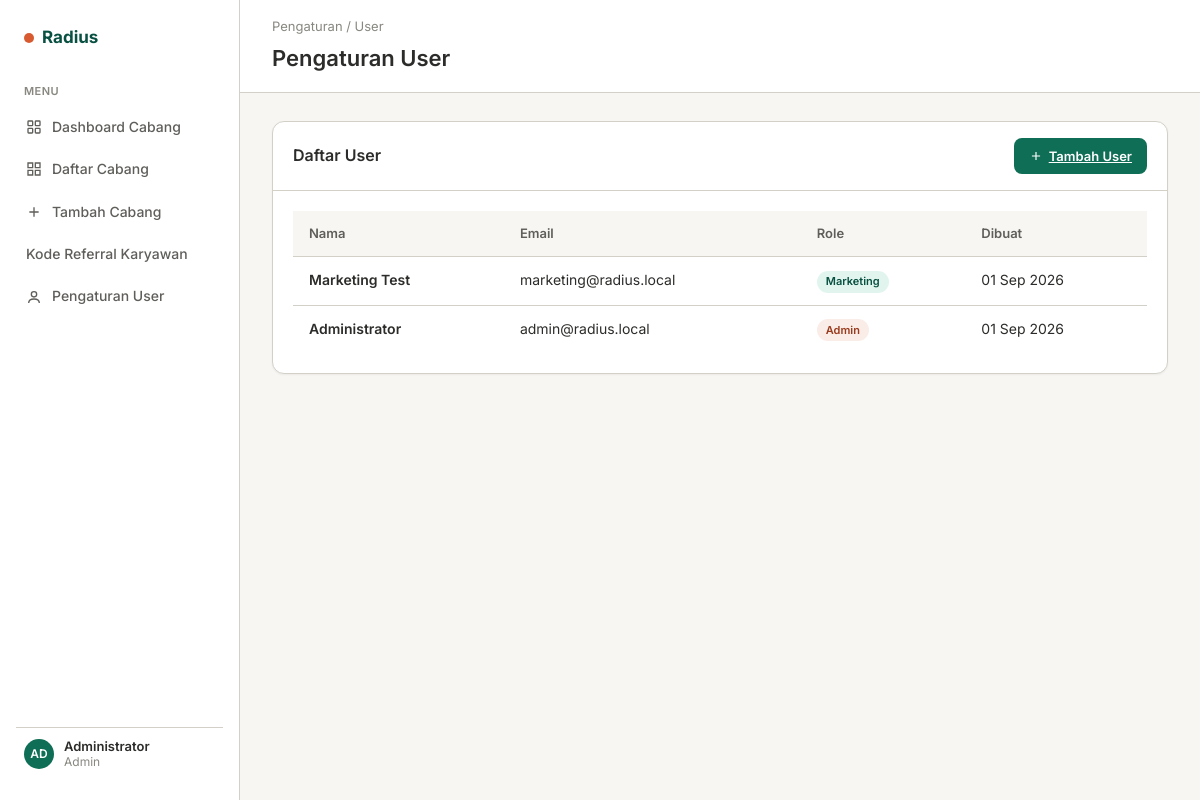
Page /admin/users (signed in) on the committed database.
### tables this page shows
CREATE TABLE IF NOT EXISTS users (
    id INT AUTO_INCREMENT PRIMARY KEY,
    name VARCHAR(100) NOT NULL,
    email VARCHAR(100) UNIQUE NOT NULL,
    password_hash VARCHAR(255) NOT NULL,
    role ENUM("admin", "marketing") NOT NULL DEFAULT "marketing",
    created_at TIMESTAMP DEFAULT CURRENT_TIMESTAMP,
    updated_at TIMESTAMP DEFAULT CURRENT_TIMESTAMP ON UPDATE CURRENT_TIMESTAMP
);

### app/Helpers/functions.php (called while the page is built, shortened)
<?php
function view(string $view, array $data = []) {
    $viewPath = __DIR__ . "/../../views/{$view}.php";
    extract($data);
    include $viewPath;
}
function currentUser() {
    return $_SESSION["user"] ?? null;
}
function isAdmin(): bool {
    $user = currentUser();
    return $user && ($user["role"] ?? "") === ROLE_ADMIN;
}

### app/Controllers/AdminController.php (called while the page is built, shortened)
<?php
class AdminController {
    private $userModel;
    public function __construct() {
        global $pdo;
        $this->userModel = new User($pdo);
    }
    public function users() {
        $users = $this->userModel->getAll();
        view("admin/users", [
            "users" => $users
        ]);
    }
}

### index.php (called while the page is built, shortened)
<?php
spl_autoload_register(function ($class) {
    if (strpos($class, "App\\") === 0) {
        $path = __DIR__ . "/app/" . str_replace("\\", "/", substr($class, 4)) . ".php";
    }
});
require_once __DIR__ . "/app/Helpers/functions.php";
$route = $_GET["route"] ?? "dashboard";
$routes = require_once __DIR__ . "/config/routes.php";
$matched = null;
$params = [];
if (!$matched && isset($routes[$route])) {
    $matched = $routes[$route];
}
if ($matched) {
    $controller = $matched["controller"];
    $action = $matched["action"];
    $controllerFile = $controller . "Controller";
    $controllerPath = __DIR__ . "/app/Controllers/{$controllerFile}.php";
    if (file_exists($controllerPath)) {
        $controllerObj = new $class();
        $controllerObj->$action(...array_values($params));
    } else {
        http_response_code(404);
        view("errors/404");
    }
} else {
    http_response_code(404);
    view("errors/404");
}

### app/Models/User.php (called while the page is built, shortened)
<?php
class User {
    private $pdo;
    public function __construct(PDO $pdo) {
        $this->pdo = $pdo;
    }
    public function getAll(): array {
        $stmt = $this->pdo->query("SELECT id, name, email, role, created_at FROM users ORDER BY created_at DESC");
        return $stmt->fetchAll();
    }
}

### views/admin/users.php (the view, shortened to what this page needs)
<div class="card">
    <div class="card-header">
        <h2 class="card-title">Daftar User</h2>
        <a href="<?php echo APP_URL; ?>/admin/user/create" class="btn btn-primary">
            <svg width="14" height="14" viewBox="0 0 24 24" fill="none" stroke="currentColor" stroke-width="2">
                <path d="M12 5v14M5 12h14"/>
            </svg>
            Tambah User
        </a>
    </div>
    <div class="card-body">
        <?php if (empty($users)): ?>
        <p class="text-muted">Belum ada user terdaftar.</p>
        <?php else: ?>
        <table class="table">
            <thead>
                <tr>
                    <th>Nama</th>
                    <th>Email</th>
                    <th>Role</th>
                    <th>Dibuat</th>
                </tr>
            </thead>
            <tbody>
                <?php foreach ($users as $user): ?>
                <tr>
                    <td class="text-strong"><?php echo htmlspecialchars($user["name"]); ?></td>
                    <td><?php echo htmlspecialchars($user["email"]); ?></td>
                    <td>
                        <span class="badge <?php echo $user["role"] === "admin" ? "badge-info" : "badge-kelurahan"; ?>">
                            <?php echo ucfirst($user["role"]); ?>
                        </span>
                    </td>
                    <td><?php echo date("d M Y", strtotime($user["created_at"])); ?></td>
                </tr>
                <?php endforeach; ?>
            </tbody>
        </table>
        <?php endif; ?>
    </div>
</div>
<?php
include __DIR__ . "/../layouts/main.php";
?>

### views/layouts/sidebar.php
<aside class="sidebar">
    <div class="sidebar-logo">
        <span class="dot"></span>Radius
    </div>
    <div class="nav-group-label">Menu</div>
    <a href="<?php echo APP_URL; ?>/dashboard" class="nav-item">
        <svg width="16" height="16" viewBox="0 0 24 24" fill="none" stroke="currentColor" stroke-width="2">
            <rect x="3" y="3" width="7" height="7" rx="1"/>
            <rect x="14" y="3" width="7" height="7" rx="1"/>
            <rect x="3" y="14" width="7" height="7" rx="1"/>
            <rect x="14" y="14" width="7" height="7" rx="1"/>
        </svg>
        Dashboard Cabang
    </a>
    <a href="<?php echo APP_URL; ?>/branch" class="nav-item">
        <svg width="16" height="16" viewBox="0 0 24 24" fill="none" stroke="currentColor" stroke-width="2">
            <path d="M3 3h7v7H3zM14 3h7v7h-7zM3 14h7v7H3zM14 14h7v7h-7z"/>
        </svg>
        Daftar Cabang
    </a>
    <a href="<?php echo APP_URL; ?>/branch/create" class="nav-item">
        <svg width="16" height="16" viewBox="0 0 24 24" fill="none" stroke="currentColor" stroke-width="2">
            <path d="M12 5v14M5 12h14"/>
        </svg>
        Tambah Cabang
    </a>
    <?php if (isAdmin()): ?>
    <a href="<?php echo APP_URL; ?>/referral" class="nav-item">Kode Referral Karyawan</a>
    <a href="<?php echo APP_URL; ?>/admin/users" class="nav-item">
        <svg width="16" height="16" viewBox="0 0 24 24" fill="none" stroke="currentColor" stroke-width="2">
            <circle cx="12" cy="8" r="4"/>
            <path d="M4 21c0-4 4-6 8-6s8 2 8 6"/>
        </svg>
        Pengaturan User
    </a>
    <?php endif; ?>
    <div class="sidebar-footer">
        <div class="avatar"><?php echo strtoupper(substr(currentUser()["name"] ?? "U", 0, 2)); ?></div>
        <div class="sidebar-footer-text">
            <div class="name"><?php echo htmlspecialchars(currentUser()["name"] ?? "User"); ?></div>
            <div class="role"><?php echo ucfirst(currentUser()["role"] ?? "guest"); ?></div>
        </div>
    </div>
</aside>

### public/css/style.css (style rules this page uses)
:root { --color-primary-50: #E1F5EE; --color-primary-100: #9FE1CB; --color-primary-400: #1D9E75; --color-primary-600: #0F6E56; --color-primary-800: #085041; --color-primary-900: #04342C; --color-accent-50: #FAECE7; --color-accent-400: #D85A30; --color-accent-600: #993C1D; --color-success: #3B6D11; --color-warning: #854F0B; --color-info: #185FA5; --color-danger: #A32D2D; --color-surface-0: #FFFFFF; --color-surface-1: #F7F6F3; --color-surface-2: #FFFFFF; --color-border: #D3D1C7; --color-border-strong: #B4B2A9; --color-text-primary: #2C2C2A; --color-text-secondary: #5F5E5A; --color-text-muted: #888780; --font-sans: "Inter", -apple-system, "Segoe UI", sans-serif; --font-mono: "IBM Plex Mono", "SFMono-Regular", monospace; --radius-sm: 6px; --radius-md: 8px; --radius-lg: 12px; --shadow-sm: 0 1px 2px rgba(44,44,42,0.06); --shadow-md: 0 2px 8px rgba(44,44,42,0.08); --space-1: 4px; --space-2: 8px; --space-3: 12px; --space-4: 16px; --space-5: 24px; --space-6: 32px; }
* { box-sizing: border-box; }
html, body { margin: 0; padding: 0; font-family: var(--font-sans); background: var(--color-surface-1); color: var(--color-text-primary); font-size: 14px; line-height: 1.6; }
.sidebar { width: 240px; flex-shrink: 0; background: var(--color-surface-0); border-right: 1px solid var(--color-border); display: flex; flex-direction: column; padding: 20px 16px; }
.sidebar-logo { display: flex; align-items: center; gap: 8px; font-weight: 700; font-size: 17px; color: var(--color-primary-800); padding: 4px 8px 24px 8px; }
.sidebar-logo .dot { width: 10px; height: 10px; border-radius: 50%; background: var(--color-accent-400); flex-shrink: 0; }
.nav-group-label { font-size: 11px; font-weight: 600; letter-spacing: 0.04em; text-transform: uppercase; color: var(--color-text-muted); padding: 8px 8px 6px 8px; }
.nav-item { display: flex; align-items: center; gap: 10px; padding: 9px 10px; border-radius: var(--radius-sm); color: var(--color-text-secondary); font-weight: 500; text-decoration: none; margin-bottom: 2px; }
.nav-item svg { flex-shrink: 0; }
.sidebar-footer { margin-top: auto; display: flex; align-items: center; gap: 10px; padding: 10px 8px; border-top: 1px solid var(--color-border); }
.avatar { width: 30px; height: 30px; border-radius: 50%; background: var(--color-primary-600); color: white; display: flex; align-items: center; justify-content: center; font-weight: 600; font-size: 12px; flex-shrink: 0; }
.sidebar-footer-text { line-height: 1.3; }
.sidebar-footer-text .name { font-weight: 600; font-size: 13px; }
.sidebar-footer-text .role { font-size: 12px; color: var(--color-text-muted); }
.btn { display: inline-flex; align-items: center; gap: 6px; height: 36px; padding: 0 14px; border-radius: var(--radius-md); font-size: 13px; font-weight: 600; cursor: pointer; border: 1px solid transparent; font-family: inherit; }
.btn-primary { background: var(--color-primary-600); color: white; }
.card { background: var(--color-surface-2); border: 1px solid var(--color-border); border-radius: var(--radius-lg); box-shadow: var(--shadow-sm); overflow: hidden; }
.card-header { padding: 16px 20px; border-bottom: 1px solid var(--color-border); display: flex; align-items: center; justify-content: space-between; }
.card-title { font-size: 16px; font-weight: 600; margin: 0; }
.card-body { padding: 20px; }
.table { width: 100%; border-collapse: collapse; font-size: 14px; }
.table th, .table td { padding: 12px 16px; text-align: left; border-bottom: 1px solid var(--color-border); }
.table th { background: var(--color-surface-1); color: var(--color-text-secondary); font-weight: 600; font-size: 13px; }
.table tbody tr:last-child td { border-bottom: none; }
.text-strong { font-weight: 600; color: var(--color-text-primary); }
.badge { display: inline-flex; align-items: center; height: 22px; padding: 0 9px; border-radius: 999px; font-size: 11px; font-weight: 600; white-space: nowrap; }
.badge-info { background: var(--color-accent-50); color: var(--color-accent-600); }
.badge-kelurahan { background: var(--color-primary-50); color: var(--color-primary-800); }

### rows in the picture
users: name "AD", name "Administrator", role "Admin", email "admin@radius.local", created_at "01 Sep 2026"
users: name "Marketing Test", email "marketing@radius.local", role "Marketing", created_at "01 Sep 2026"

### other values in the picture
$breadcrumb "Pengaturan / User"
$pageTitle "Pengaturan User"
